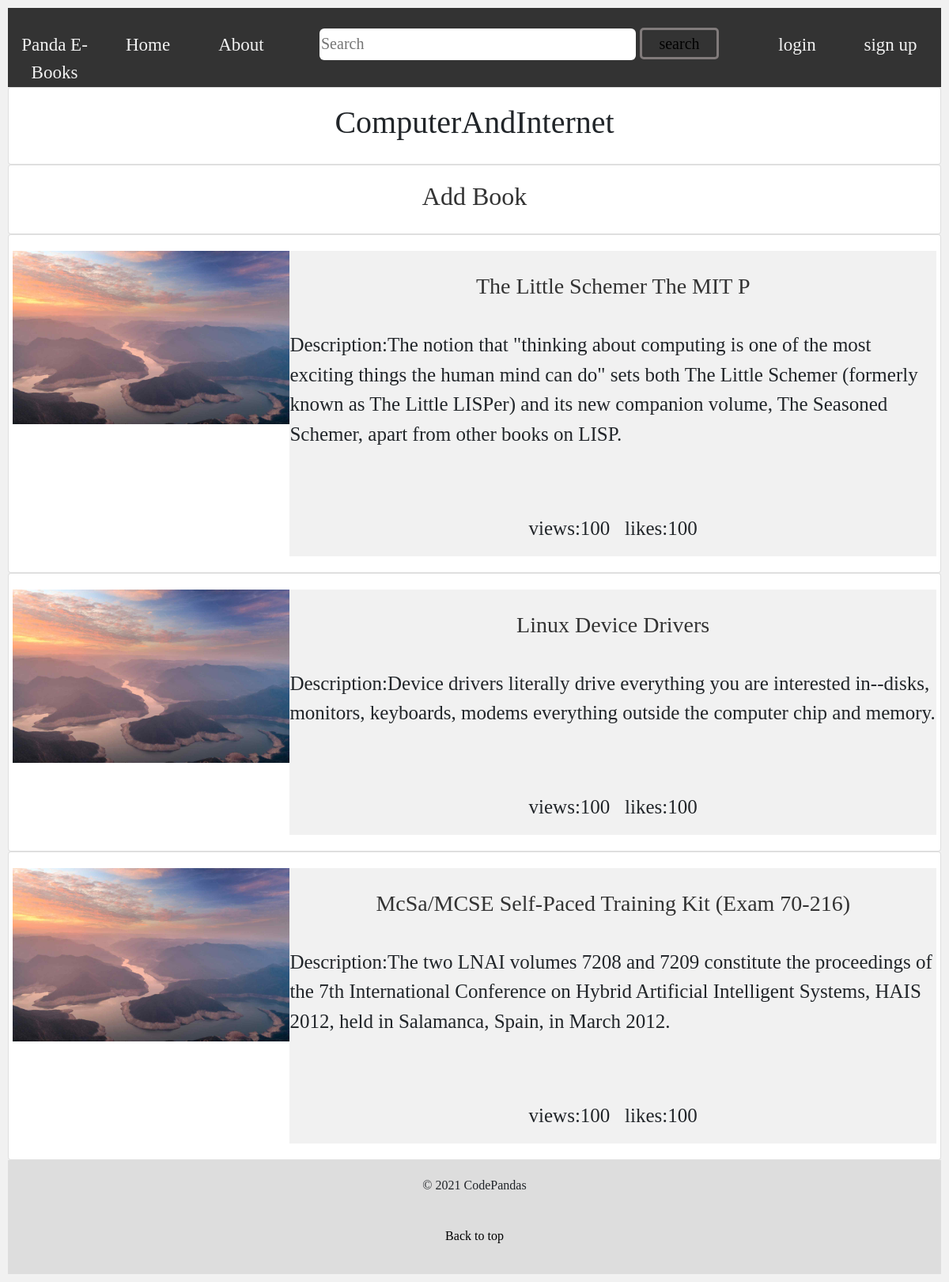
Page /panda-online-library/category/computerandinternet/ on the committed database.
### panda/models.py (models this page shows, shortened)
class Category(models.Model):
    MAX_LENGTH = 200
    name = models.CharField(max_length=MAX_LENGTH,unique=True)
    likes = models.IntegerField(default=0)
    Sdescription =models.CharField(max_length=MAX_LENGTH)
    slug = models.SlugField(unique=True,blank=True)
    class Meta:
        verbose_name_plural = 'Categories'

class Book(models.Model):
    TITLE_MAX_SIZE = 128
    category = models.ForeignKey(Category, on_delete=models.CASCADE)
    name = models.CharField(max_length=TITLE_MAX_SIZE)
    slug = models.SlugField(unique=True,blank=True)
    views = models.IntegerField(default=0)
    image = models.ImageField(upload_to='book_images',blank = True)
    likes = models.IntegerField(default=0)
    rating = models.FloatField(default=0.0)
    description = models.CharField(max_length=1000)
    def photo_url(self):
        if self.image and hasattr(self.image, 'url'):
            return self.image.url
        else:
            return '/media/book_images/rango.jpg'

### panda/views.py (the view)
# urls.py: path('category/<slug:category_name_slug>/',views.show_category, name='show_category'),
def show_category(request,category_name_slug):
    context_dict={}
    try:
        category = Category.objects.get(slug=category_name_slug)
        books = Book.objects.filter(category=category)
        context_dict['books'] = books
        context_dict['category'] = category
    except Category.DoesNotExist:
        context_dict['category'] = None
        context_dict['books'] = None
    return render(request, 'panda/category.html', context=context_dict)

### templates/panda/category.html
{% extends 'panda/base.html' %}
{% load staticfiles %}
{% block main_block %}
    <div class="card">
        <h1>{{category.name}}</h1>
    </div>
    <div class="card">
        <h2><a href="{% url 'panda:add_book' category.slug %}">Add Book</a></h2>
    </div>
    {% if books %}
    {% for book in books %}
    <div class="card">
        <div class="row">
            <div class="l_column">
                <img src="{{book.photo_url}}" width="100%">
            </div>
            <div class="r_column">
                <a class="nav-link" href="{% url 'panda:show_book' book.slug %}"><h3>{{book.name}}</h3></a>
                <p class="description">Description:{{book.description}}</p>
                <p class="views">views:{{book.views}} &nbsp; likes:{{book.likes}}</p>
            </div>
        </div>
    </div>
    {% endfor %}
    {% endif %}
{% endblock %}

### static/css_js/css/base.css (style rules this page uses)
* { box-sizing: border-box; }
body { font-family: MV Boli; padding: 10px; background: #f1f1f1; }
.l_column { float: left; width: 30%; }
.r_column { float: left; width: 70%; background-color: #f1f1f1; font-size: 25px; }
.r_column a { margin-top: 20px; margin-bottom: 20px; height: 60px; width: 100%; border: none; font-size: 20px; }
.card { background-color: white; padding: 20px; text-align: center; }
.card a { text-decoration: none; color: #333; }
.row:after { content: ""; display: table; clear: both; }
.views { margin-top: 10%; }
.description { margin-top: 20px; text-align: left; }

### rows in the picture
Category: name "ComputerAndInternet"
Book: name "The Little Schemer The MIT P", description "The notion that \"thinking about computing is one of the most exciting things the human mind can do\" sets both The Little Schemer (formerly known as The Little LISPer) and its new companion volume, The Seasoned Schemer, apart from other books on LISP.", views "100", likes "100"
Book: name "Linux Device Drivers", description "Device drivers literally drive everything you are interested in--disks, monitors, keyboards, modems everything outside the computer chip and memory.", views "100", likes "100"
Book: name "McSa/MCSE Self-Paced Training Kit (Exam 70-216)", description "The two LNAI volumes 7208 and 7209 constitute the proceedings of the 7th International Conference on Hybrid Artificial Intelligent Systems, HAIS 2012, held in Salamanca, Spain, in March 2012.", views "100", likes "100"
